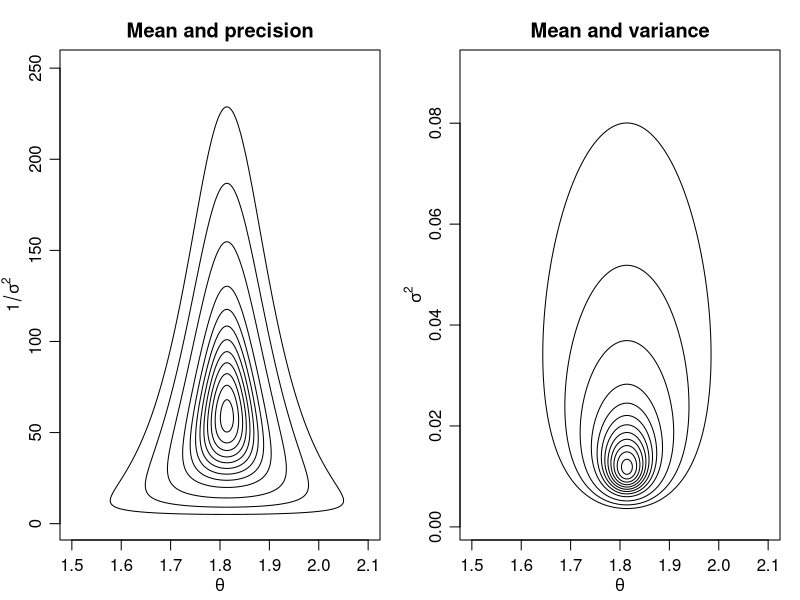
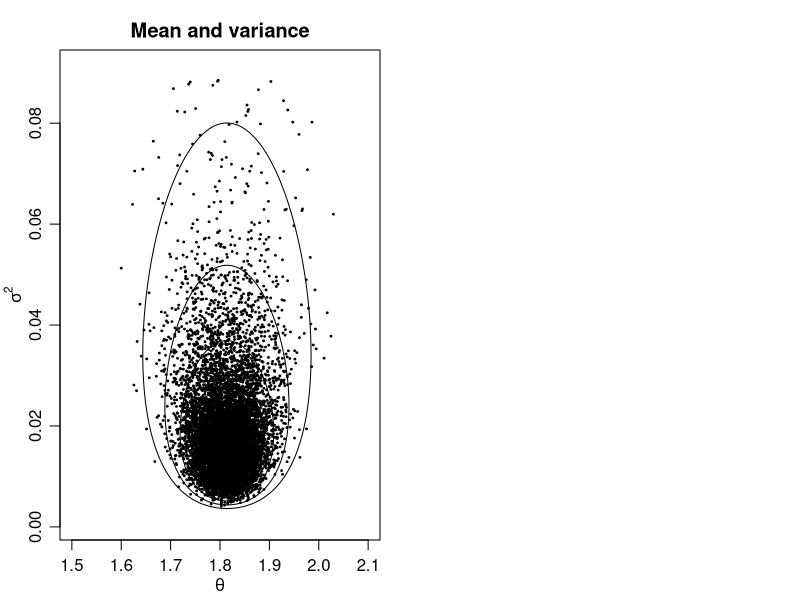
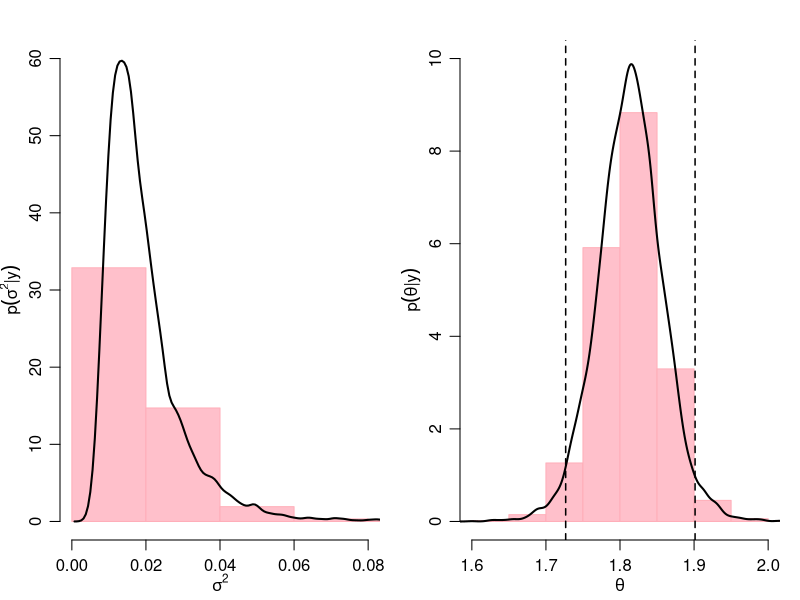

Reproduce these figures in R, in order.
## ---- chunk 1
rm(list=ls());  set.seed(20210512);
knitr::opts_chunk$set(fig.align = 'center', message = FALSE)
## ---- chunk 2
y <- c(1.64, 1.70, 1.72, 1.74, 1.82, 1.82, 1.82, 1.90, 2.08)
# Prior 
mu.0 <- 1.9;  sigma.0 <- 0.1;  sigma2.0 <- sigma.0^2;
nu.0 <- 1;    kappa.0 <- 1  ;
# Calculations
n    <- length(y);   ybar   <- mean(y);  s2 <- var(y);  
nu.n <- nu.0 + n ;  kappa.n <- kappa.0 + n;
mu.n <- (kappa.0*mu.0 + n*ybar) / kappa.n
sigma2.n <- (1/nu.n) * (nu.0*sigma2.0 + (n-1)*s2 + 
   kappa.0*n*(ybar-mu.0)^2 / kappa.n) 
c(mu.n,  sigma2.n,  sqrt(sigma2.n))
## ---- chunk 3
# These values arrived at by lots of trial and error
gs     <- 800
theta  <- seq(1.5, 2.1, length=gs)
I.sig2 <- exp(seq(log(1), log(250), length=gs))
sigma2 <- 1 / exp(seq(log(1000), log(11), length=gs))
## ---- chunk 4
# Do mean and precision first
log.post <- matrix(NA, gs, gs); 

for(i in 1:gs){ for(j in 1:gs){ log.post[i,j] <- 
     dnorm(theta[i], mu.n, 1/sqrt(I.sig2[j]*kappa.n), log=T) +
     dgamma(I.sig2[j], nu.n/2, nu.n*sigma2.n/2, log=T) }}

maxie    <- max(log.post)
log.post <- log.post - maxie
post.P   <- exp(log.post)
rm(maxie); rm(log.post)
## ---- chunk 5
# Now do mean and variance 
log.post <- matrix(NA, gs, gs);

for(i in 1:gs){ for(j in 1:gs){ log.post[i,j] <- 
     dnorm(theta[i], mu.n, sqrt(sigma2[j]/kappa.n), log=T) + 
     dgamma(1/sigma2[j], nu.n/2, nu.n*sigma2.n/2, log=T) - 
     2*log(sigma2[j])        }}          

maxie    <- max(log.post)
log.post <- log.post - maxie
post.V   <- exp(log.post)
contours <- c(.001, .01, seq(.05, .95, .10))
rm(maxie);rm(log.post)
## ---- chunk 6
xlab <- expression(theta)
ylab1 <- expression(sigma^2)
ylab2 <- expression(1/sigma^2)
ylab3 <- expression(p(sigma^2*"|"*y))
ylab4 <- expression(p(theta*"|"*y))
## ---- chunk 7
par(mar=c(3,3,2,1),mgp=c(1.75,.75,0),oma=c(0,0,.5,0),mfrow=c(1,2))

contour(theta, I.sig2, post.P, levels=contours, drawlabels=F, 
  xlab=xlab, ylab=ylab2, main="Mean and precision")
contour(theta, sigma2, post.V, levels=contours, drawlabels=F, 
  xlab=xlab, ylab=ylab1, main="Mean and variance")
## ---- chunk 8
S          <- 10000
sigma2.sim <- 1 / rgamma(S, nu.n/2, nu.n*sigma2.n/2)
theta.sim  <- rnorm(S, mu.n, sqrt(sigma2.sim/kappa.n))
## ---- chunk 9
# Scatterplot; empirical joint distribution of MC sample
contour(theta, sigma2, post.V, levels=contours, drawlabels=F, 
  xlab=xlab, ylab=ylab1, main="Mean and variance")
points(theta.sim, sigma2.sim, pch=19, cex=.25, 
  xlim=c(1.51, 2.11), ylim=c(0, .10))
## ---- chunk 10
# Marginal density estimates, and 95% CI for theta
(CI.theta <- quantile(theta.sim, c(.025, .975))) 
## ---- chunk 11
par(mar=c(3,3,1.5,1),mgp=c(1.75,.75,0),oma=c(0,0,.5,0),mfrow=c(1,2))

hist(sigma2.sim, xlim=c(0, .08), main="", freq=F, xlab=ylab1,
     ylab=ylab3, ylim=c(0,60), border="lightpink1",col="pink")
lines(density(sigma2.sim), lwd = 2)

hist(theta.sim, freq=F, xlim=c(1.6, 2.0), main="", xlab=xlab,
      ylab=ylab4, ylim=c(0,10), border="lightpink1",col="pink")
lines(density(theta.sim), lwd=2)
abline(v=CI.theta, lty=2, lwd=1.5)
